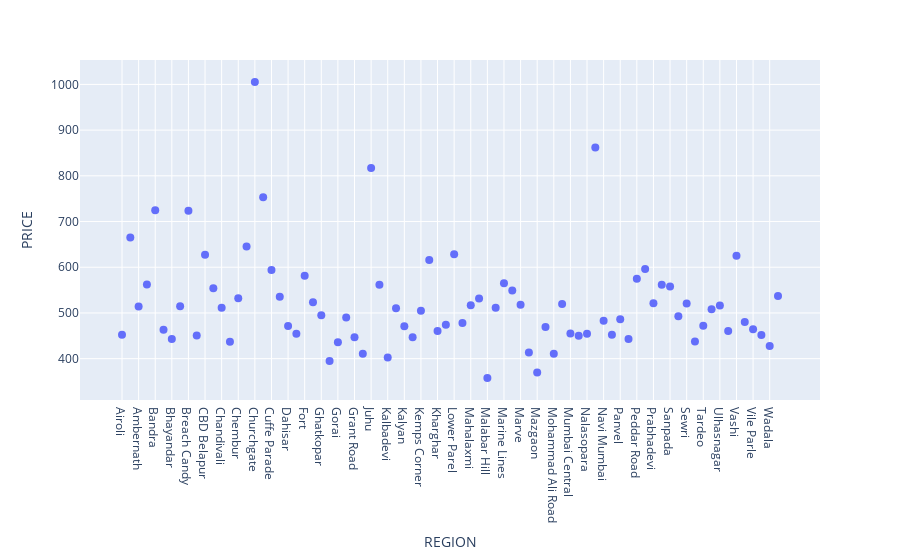

The code cell stored with this chart in its notebook:
### Code cell
fig = px.scatter(region_price_df, x="REGION", y="PRICE").update_traces(marker_size=8)
fig.show()

### Figure 1 — Plotly figure (JSON) as saved in the notebook; plotly's stock layout.template omitted (floating-point values rounded to 4 significant figures)
{"data": [{"hovertemplate": "REGION=%{x}<br>PRICE=%{y}<extra></extra>", "legendgroup": "", "marker": {"color": "#636efa", "size": 8, "symbol": "circle"}, "mode": "markers", "name": "", "orientation": "v", "showlegend": false, "type": "scatter", "x": ["Airoli", "Alibaug", "Ambernath", "Andheri", "Bandra", "Bhandup", "Bhayandar", "Borivali", "Breach Candy", "Byculla", "CBD Belapur", "Chakala", "Chandivali", "Charni Road", "Chembur", "Chowpatty", "Churchgate", "Colaba", "Cuffe Parade", "Dadar", "Dahisar", "Dombivali", "Fort", "Ghansoli", "Ghatkopar", "Girgaum", "Gorai", "Goregaon", "Grant Road", "Jogeshwari", "Juhu", "Kalamboli", "Kalbadevi", "Kalwa", "Kalyan", "Kandivali", "Kemps Corner", "Khar", "Kharghar", "Kurla", "Lower Parel", "Mahakali", "Mahalaxmi", "Mahim", "Malabar Hill", "Malad", "Marine Lines", "Marol", "Marve", "Matunga", "Mazgaon", "Mira Road", "Mohammad Ali Road", "Mulund", "Mumbai Central", "Mumbra", "Nalasopara", "Nariman Point", "Navi Mumbai", "Nerul", "Panvel", "Parel", "Peddar Road", "Powai", "Prabhadevi", "Sakinaka", "Sanpada", "Santacruz", "Sewri", "Sion", "Tardeo", "Thane", "Ulhasnagar", "Vasai", "Vashi", "Vikhroli", "Vile Parle", "Virar", "Wadala", "Worli"], "xaxis": "x", "y": [452.3, 665, 514, 562.5, 724.9, 463.0, 442.8, 514.9, 723.5, 450.6, 627.2, 554.1, 511.2, 436.8, 531.9, 645.5, 1005.0, 753.4, 593.8, 535.5, 471.6, 454.4, 581.2, 523.2, 494.9, 395.1, 435.7, 490.3, 447.1, 410.8, 817.0, 561.4, 402.4, 510.3, 471.0, 446.6, 505, 616.1, 460.3, 474.2, 628.3, 478.2, 516.7, 531.5, 357.7, 511.4, 565.2, 548.9, 518.2, 413.4, 369.5, 469.2, 411.0, 519.3, 455, 450, 454.4, 861.8, 483.0, 452.3, 486.5, 442.9, 575, 596.2, 521.1, 561.5, 557.7, 492.9, 520.8, 437.6, 472, 508.3, 516.4, 460.4, 625, 480.4, 464.5, 452.0, 427.5, 537.0], "yaxis": "y"}], "layout": {"autosize": true, "legend": {"tracegroupgap": 0}, "margin": {"t": 60}, "xaxis": {"anchor": "y", "autorange": true, "domain": [0, 1], "range": [-4.912, 83.91], "title": {"text": "REGION"}, "type": "category"}, "yaxis": {"anchor": "x", "autorange": true, "domain": [0, 1], "range": [288.9, 1074.0], "title": {"text": "PRICE"}, "type": "linear"}}}
